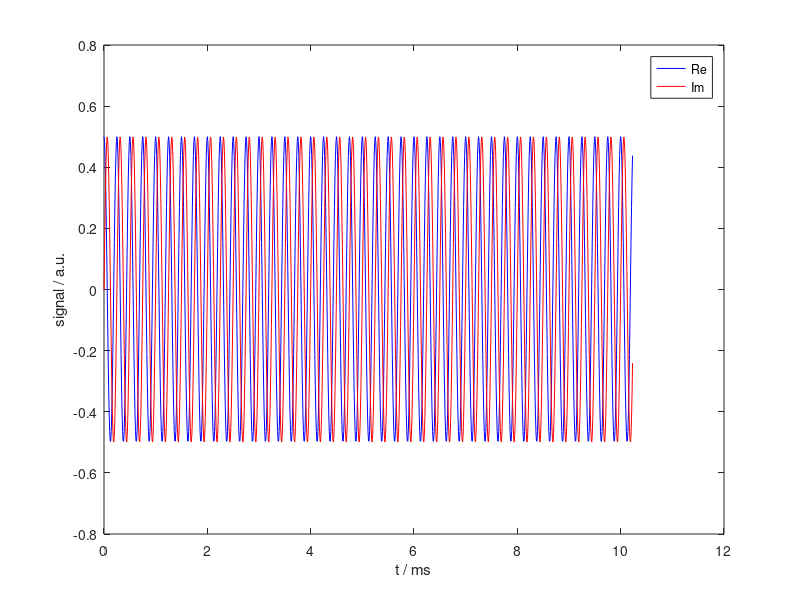
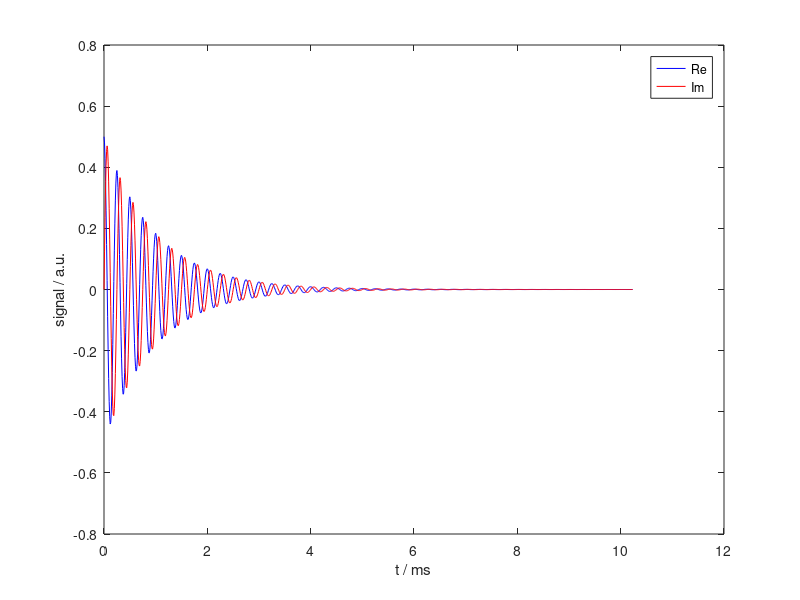
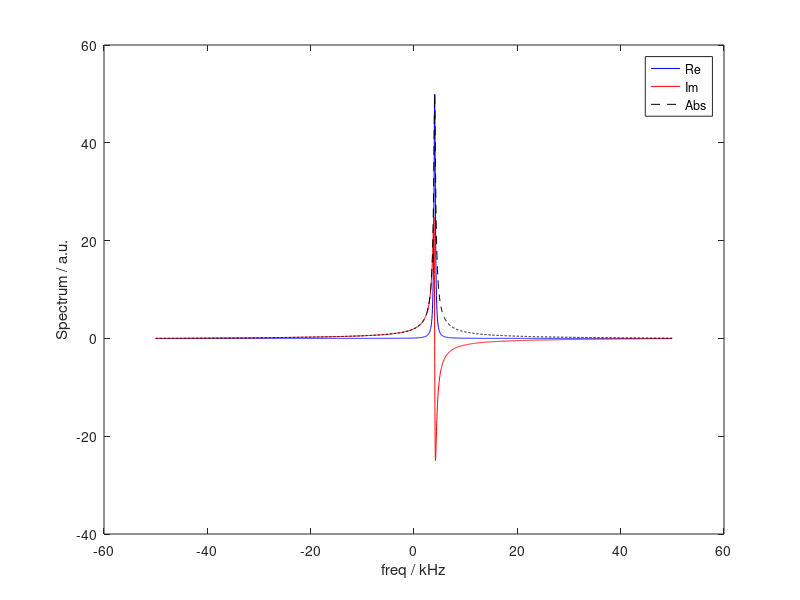

MATLAB code to generate these figures, in order:
%% simple one-spin pulse acquire simulation and signal processing
% Note: everything in SI units for clarity, frequncies in linear
% frequencies!


%% 1) clear workspace and close all figures
clear, close all

%% 2) build spin operator matrices
Ix = 1/2*[0 1; 1 0];
Iy = 1/2*[0 -1i; 1i 0];
Iz = 1/2*[1 0; 0 -1];
E  = eye(2);

%% 3) set Hamiltonian parameters and build the matrix
offset = 4e3; % 20kHz offset
H0 = offset*Iz;

%% 4) set simulation parameters
rho0 = Iz; % starting density operator
pulseOp = Iy; % pulse operator
detOp = Ix + 1i*Iy; % detection operator

dt = 10e-6; % sampling step, "dwell time"
nPoints = 1024; % length of acquisition
t = (0:dt:(nPoints-1)*dt); % time vector

sig = zeros(1,nPoints); % pre-allocation of signal vector

%% 5) acutal simulation

rho = rho0;

% apply pulse propagator to initial density operator
Upulse = expm(-1i*pi/2*pulseOp);
rho = Upulse*rho*Upulse';

% build propagator of free evolution, and acquire
U0 = expm(-1i*2*pi*H0*dt);

for it = 1:nPoints
   sig(it)= trace(detOp*rho); % detect
   rho = U0*rho*U0'; % propagation
end

%% 6) plot real and imaginary part
figure(1)
title('raw signal')
clf
hold on
plot(t*1e3,real(sig),'b');
plot(t*1e3,imag(sig),'r');
xlabel('t / ms')
ylabel('signal / a.u.')
box on
legend('Re','Im')

%% 7) apodize, i.e. multiply with window function
twin = 1e-3; %apodization parameter
win = exp(-t/twin);

%apply window to signal
sig_apo = sig.*win;

figure(2)
title('apodized signal')
clf
hold on
plot(t*1e3,real(sig_apo),'b');
plot(t*1e3,imag(sig_apo),'r');
xlabel('t / ms')
ylabel('signal / a.u.')
box on
legend('Re','Im')

%% 8) Fourier transform with Zero-filling, construction of frequency vector

%fft with zerofilling two twice the original points
sig_apo(1)=sig_apo(1)/2;
spec = fftshift(fft(sig_apo,2*nPoints));

%frequency vector
N=numel(spec);
nyqFreq = 1/(2*dt);
unitAxis = 2/N * ((0:N-1)-fix(N/2));
freq = nyqFreq * unitAxis;

figure(3)
title('spectrum')
clf
hold on
plot(freq/1e3,real(spec),'b');
plot(freq/1e3,imag(spec),'r');
plot(freq/1e3,abs(spec),'--k');
xlabel('freq / kHz')
ylabel('Spectrum / a.u.')
box on
legend('Re','Im','Abs')
